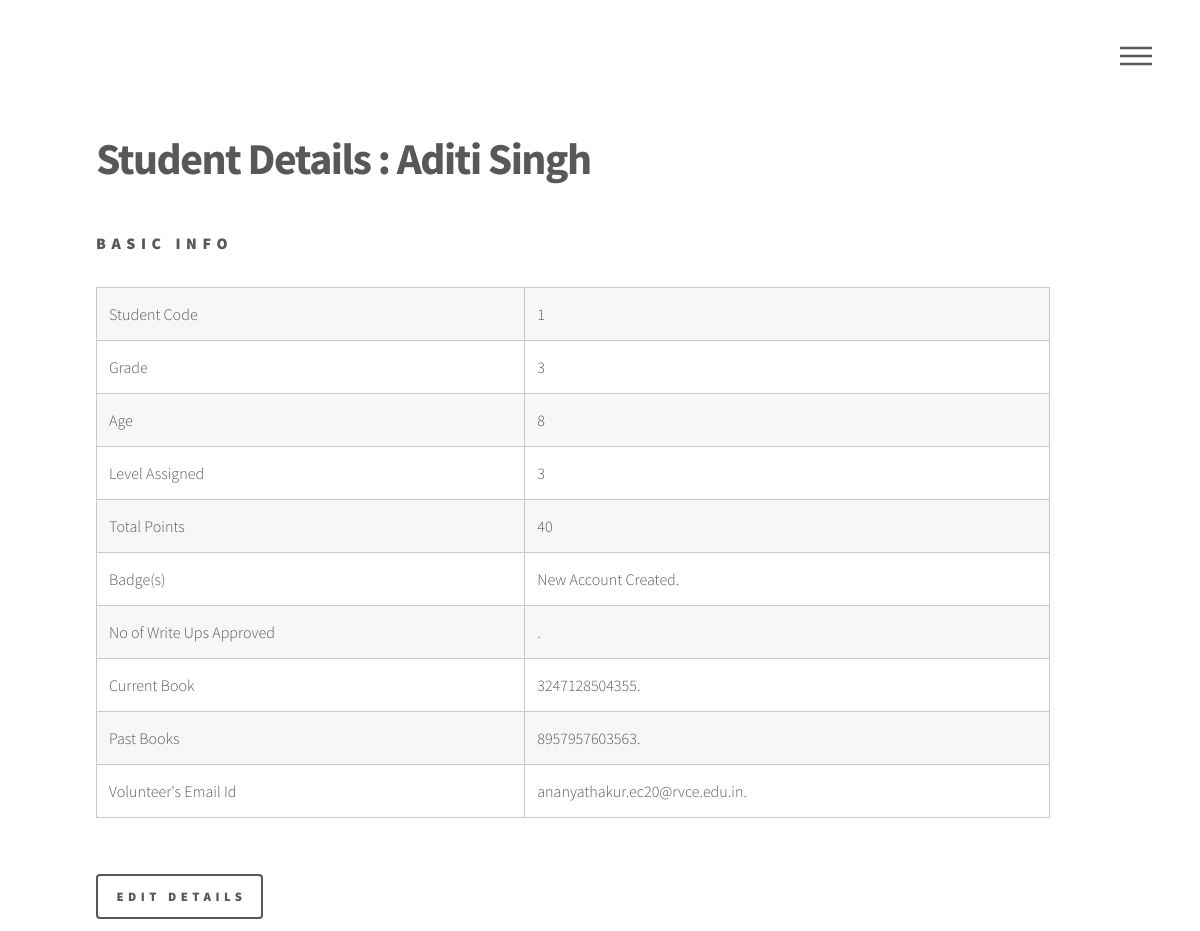
Page /individual-student/1 on the committed database.
### main.py (models this page shows)
class Students(db.Model):
    id = db.Column(db.Integer, primary_key=True)
    first_name = db.Column(db.String(250), unique=True, nullable=False)  # string
    last_name = db.Column(db.String(250), nullable=False)  # string
    grade = db.Column(db.String(500), nullable=False)  # string
    age = db.Column(db.Integer, nullable=True)  # integer
    level_assigned = db.Column(db.String(50), nullable=True)  # string
    img_url = db.Column(db.String(250), nullable=True)
    total_points = db.Column(db.Integer, nullable=True)
    badge = db.Column(db.String, nullable=True)
    no_of_writeups = db.Column(db.Integer, nullable=True)
    current_book = db.Column(db.String(2500), nullable=True)
    past_books = db.Column(db.String(2500), nullable=True)
    volunteer_email = db.Column(db.String(250), nullable=False)

### main.py (the view)
@app.route('/individual-student/<int:index>', methods=["GET", "POST"])
def individual_students(index):
    view_student = Students.query.get(index)
    if view_student:
        return render_template("individual_student.html", student=view_student)
    else:
        return redirect(url_for('view_students'))

### templates/individual_student.html
{% include "header.html" %}
<div id="main">
    <div class="inner">
        <h1>Student Details : {{student.first_name}} {{student.last_name}}</h1>
        <h3>Basic Info</h3>
									<div class="table-wrapper">
										<table class="alt">
											<tbody>
											<tr>
													<td>Student Code</td>
													<td>{{student.id}}</td>
												</tr>
												<tr>
													<td>Grade</td>
													<td>{{student.grade}}</td>
												</tr>
												<tr>
													<td>Age</td>
													<td>{{student.age}}</td>
												</tr>
												<tr>
													<td>Level Assigned</td>
													<td>{{student.level_assigned}}</td>
												<tr>
													<td>Total Points</td>
													<td>{{student.total_points}}</td>
												</tr>
												<tr>
													<td>Badge(s)</td>
													<td>{{student.badge}}.</td>
												</tr>
												<tr>
													<td>No of Write Ups Approved</td>
													<td>{{student.no_of_writeup}}.</td>
												</tr>
												<tr>
													<td>Current Book</td>
													<td>{{student.current_book}}.</td>
												</tr>
												<tr>
													<td>Past Books</td>
													<td>{{student.past_books}}.</td>
												</tr>
												<tr>
													<td>Volunteer's Email Id</td>
													<td>{{student.volunteer_email}}.</td>
												</tr>
											</tbody>
											<tfoot>
												<tr>
													<td colspan="2"></td>
													<td>     </td>
												</tr>
											</tfoot>
										</table>
										<a href="{{ url_for('edit_student', index=student.id) }}" class="button">Edit Details</a>
									</div>
    </div>
</div>
{% include "footer.html" %}

### static/assets/css/main.css (style rules this page uses)
html, body, div, span, applet, object, iframe, h1, h2, h3, h4, h5, h6, p, blockquote, pre, a, abbr, acronym, address, big, cite, code, del, dfn, em, img, ins, kbd, q, s, samp, small, strike, strong, sub, sup, tt, var, b, u, i, center, dl, dt, dd, ol, ul, li, fieldset, form, label, legend, table, caption, tbody, tfoot, thead, tr, th, td, article, aside, canvas, details, embed, figure, figcaption, footer, header, hgroup, menu, nav, output, ruby, section, summary, time, mark, audio, video { margin: 0; padding: 0; border: 0; font-size: 100%; font: inherit; vertical-align: baseline; }
body { line-height: 1; }
table { border-collapse: collapse; border-spacing: 0; }
body { -webkit-text-size-adjust: none; }
body { -ms-overflow-style: scrollbar; }
html { box-sizing: border-box; }
*, *:before, *:after { box-sizing: inherit; }
body { background: #ffffff; }
body, input, select, textarea { color: #585858; font-family: "Source Sans Pro", Helvetica, sans-serif; font-size: 16pt; font-weight: 300; line-height: 1.75; }
@media screen and (max-width: 1680px) { body, input, select, textarea { font-size: 14pt; } }
@media screen and (max-width: 1280px) { body, input, select, textarea { font-size: 12pt; } }
a { -moz-transition: border-bottom-color 0.2s ease, color 0.2s ease; -webkit-transition: border-bottom-color 0.2s ease, color 0.2s ease; -ms-transition: border-bottom-color 0.2s ease, color 0.2s ease; transition: border-bottom-color 0.2s ease, color 0.2s ease; text-decoration: none; color: #585858; border-bottom: dotted 1px rgba(88, 88, 88, 0.5); }
h1 { font-size: 2.75em; font-weight: 700; line-height: 1.3; margin: 0 0 1em 0; letter-spacing: -0.035em; }
h2, h3, h4, h5, h6 { font-weight: 900; line-height: 1.5; margin: 0 0 2em 0; text-transform: uppercase; letter-spacing: 0.35em; }
h3 { font-size: 1em; }
.table-wrapper { -webkit-overflow-scrolling: touch; overflow-x: auto; }
table { margin: 0 0 2em 0; width: 100%; }
table tbody tr { border: solid 1px #c9c9c9; border-left: 0; border-right: 0; }
table tbody tr:nth-child(2n + 1) { background-color: rgba(144, 144, 144, 0.075); }
table td { padding: 0.75em 0.75em; }
table tfoot { border-top: solid 2px #c9c9c9; }
table.alt { border-collapse: separate; }
table.alt tbody tr td { border: solid 1px #c9c9c9; border-left-width: 0; border-top-width: 0; }
table.alt tbody tr td:first-child { border-left-width: 1px; }
table.alt tbody tr:first-child td { border-top-width: 1px; }
table.alt tfoot { border-top: 0; }
input[type="submit"], input[type="reset"], input[type="button"], button, .button { -moz-appearance: none; -webkit-appearance: none; -ms-appearance: none; appearance: none; -moz-transition: background-color 0.2s ease-in-out, color 0.2s ease-in-out, box-shadow 0.2s ease-in-out; -webkit-transition: background-color 0.2s ease-in-out, color 0.2s ease-in-out, box-shadow 0.2s ease-in-out; -ms-transition: background-color 0.2s ease-in-out, color 0.2s ease-in-out, box-shadow 0.2s ease-in-out; transition: background-color 0.2s ease-in-out, color 0.2s ease-in-out, box-shadow 0.2s ease-in-out; background-color: transparent; border-radius: 4px; border: 0; box-shadow: inset 0 0 0 2px #585858; color: #585858 !important; cursor: pointer; display: inline-block; font-size: 0.8em; font-weight: 900; height: 3.5em; letter-spacing: 0.35em; line-height: 3.45em; overflow: hidden; padding: 0 1.25em 0 1.6em; text-align: center; text-decoration: none; text-overflow: ellipsis; text-transform: uppercase; white-space: nowrap; }
#main { padding: 0em 0 6em 0 ; }
#wrapper > * > .inner { width: 100%; max-width: 68em; margin: 0 auto; padding: 0 2.5em; }

### rows in the picture
Students: first_name "Aditi", last_name "Singh", id "1", grade "3", age "8", level_assigned "3", total_points "40", badge "New Account Created", current_book "3247128504355", past_books "8957957603563", volunteer_email "ananyathakur.ec20@rvce.edu.in"
